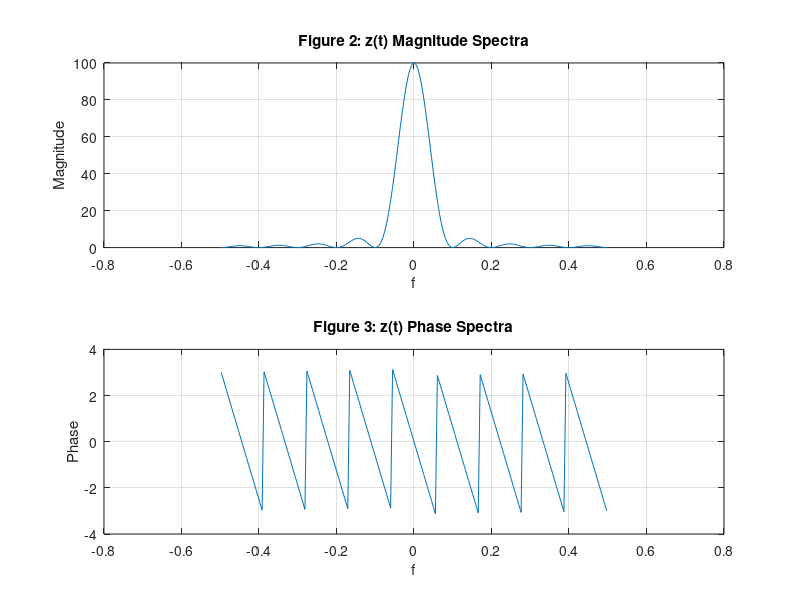

MATLAB code to generate this figure:
N = 100;
PulseWidth = 10;
x = [ones(1,PulseWidth), zeros(1,N-PulseWidth)];
z = conv(x,x);
Zf = fft(z);
f = [-(N-1):1:(N-1)].*1/(2*N - 1);
figure(2);
subplot(2, 1, 1);
plot(f, fftshift (abs (Zf)));
xlabel('f');
ylabel('Magnitude');
title('Figure 2: z(t) Magnitude Spectra');
grid on;
subplot(2, 1, 2);
plot(f, fftshift (angle(Zf)));
xlabel('f');
ylabel('Phase');
title('Figure 3: z(t) Phase Spectra');
grid on;
